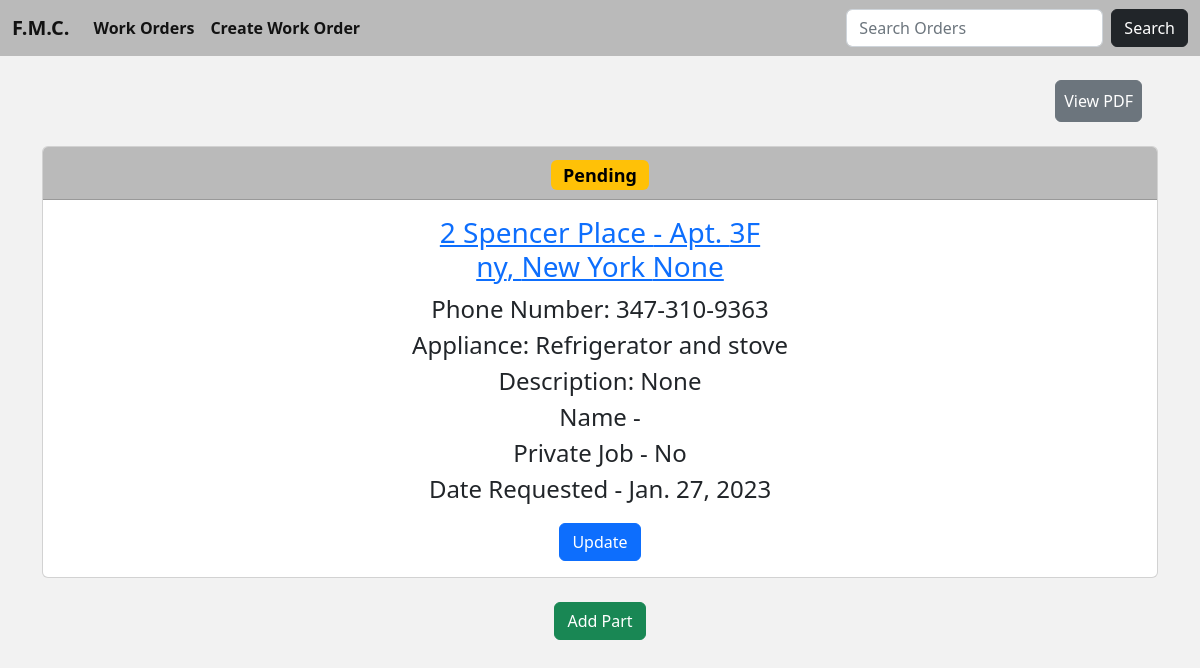
/work_orders_details/108, run on the app's committed database.
### fmc/models.py (models this page shows, shortened)
class Work(models.Model):
    company = models.CharField('Management Company', max_length=64, blank=True)
    address = models.CharField(max_length=64)
    apartment = models.CharField(max_length=64)
    city = models.CharField(max_length=64, null=True)
    zip_code = models.IntegerField('Zip Code', null=True, blank=True)
    state = models.CharField(max_length=12, choices=STATE_CHOICES, default='NEW YORK')
    appliance = models.CharField(max_length=64)
    phone = models.CharField('Phone Number', max_length=64, null=True, blank=True)
    comments = models.CharField('Description', max_length=64, null=True, blank=True)
    private = models.CharField(max_length=12, choices=PRIVATE_CHOICES, default='')
    status = models.CharField(max_length=12, choices=STATUS_CHOICES, default='Pending')
    date_added = models.DateTimeField(auto_now_add=True, null=True)
    logo = models.ImageField(null=True, blank=True)
    requested = models.DateField(null=True, blank=True)

### fmc/views.py (the view)
# urls.py: path('work_orders_details/<int:pk>', WorkOrderDetails.as_view(), name='work-order-details'),
class WorkOrderDetails(DetailView):
    model = Work
    template_name = 'work_order_details.html'

### fmc/templates/work_order_details.html (shortened to what this page needs)
{% extends 'index.html' %}
{% block body %}
<div class="d-flex flex-row-reverse pe-3">
<a href="{% url 'work-order-pdf' work.pk %}" class="btn btn-secondary p-2">View PDF</a>
</div>
<center>
    <div class="card text-center">
        <div class="card-header fs-4" style="background-color: #BABABA;">
            {% if work.status == 'Pending' %}
                <span class="badge text-bg-warning">{{ work.status }}</span>
            {% elif work.status == '2C2R' %}
                <span class="badge text-bg-danger">{{ work.status }}</span>
            {% else %}
                <span class="badge text-bg-success">{{ work.status }}</span>
            {% endif %}
        </div>
        <div class="card-body">
          <h5 class="card-title fs-3"><a href="https://www.google.com/maps/place/{{ work.address }}, {{ work.city }}, {{ work.state }} {{ work.zip_code }}">{{ work.address }} - Apt. {{ work.apartment }}</br>{{ work.city }}, {{ work.state }} {{ work.zip_code }}</a></h5>
          <p class="card-text fs-4">Phone Number: {{ work.phone }}</br>Appliance: {{ work.appliance }}</br>Description: {{ work.comments }}</br>
                                    Name - {{ work.company }}</br>Private Job - {{ work.private }} </br> Date Requested - {{ work.requested }}</p>
          <a href="{% url 'update-work-order' work.pk %}" class="btn btn-primary">Update</a>
        </div>
      </div>
    <center>
        <a href="{% url 'add-part' work.pk %}" class="btn btn-success">Add Part</a>
    </center>
</center>
{% endblock %}

### fmc/templates/index.html (style rules this page uses)
body { background-color: #F2F2F2; }

### data on the page
Work: status "Pending", address "2 Spencer Place", apartment "3F", city "ny", state "New York", zip_code "None", phone "347-310-9363", appliance "Refrigerator and stove", comments "None", private "No", requested "Jan. 27, 2023"
